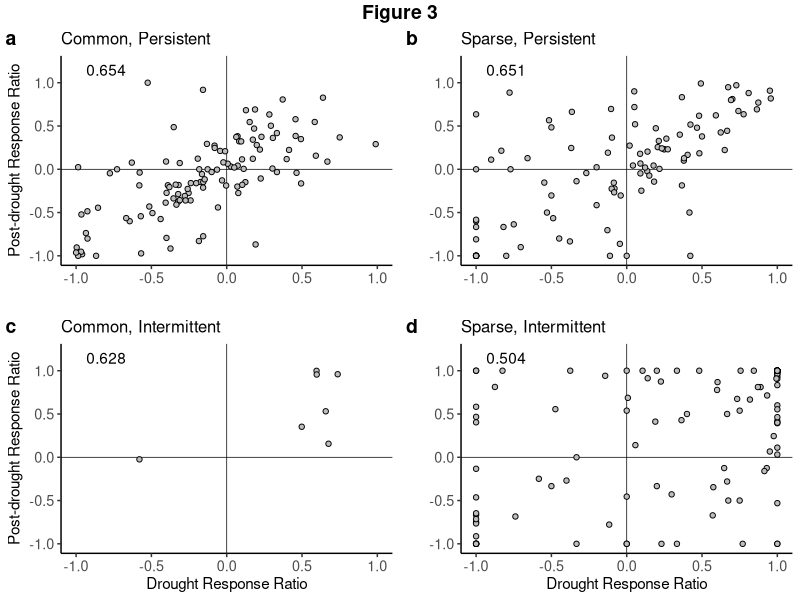
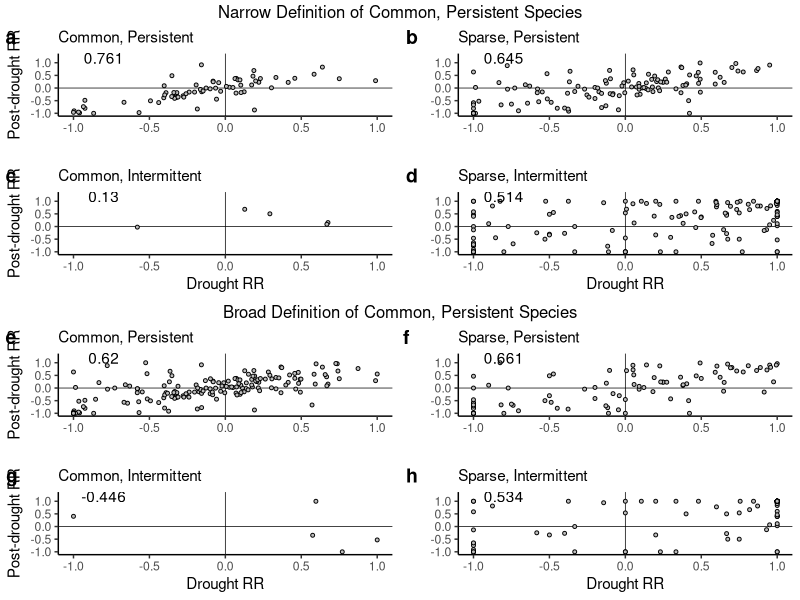

Reproduce these figures in R, in order.
# Header ####
## Script name: Categorization sensitivity analysis
##
##' Purpose of script: Plot species by their abundance typology, or combination
##' of spatial and temporal rarity. Figure 3 in Watkins et al. 2026. 
##' Additionally, explore whether moving the bounds of abundance typologies
##' changes the findings from Figure 3 (Figure S11).
##
## Author: Carmen Watkins
##

## Notes: abundance typology and rarity category may be used interchangeably 
## in this script.

# Set up ####
edge_RR = read.csv("data/edge_response_ratio_and_rarity.csv")

## load packages
library(tidyverse)
library(ggpubr)

## set up graphics
theme_set(theme_classic())

# Define Typologies ####
## Standard Defn ####
## as in Figure 3
edge_RR_cats = edge_RR %>%
  ## define rarity categories
  mutate(spatial = ifelse(spatial_rarity < 0.25, "Common (S)", "Sparse (S)"),
         temporal = ifelse(temporal_rarity < 0.5, "Persistent (T)", 
                           "Intermittent (T)"),
         rarity_2 = paste0(spatial, ", ", temporal),
         
         ## rearrange categories so they fall in a particular order
         rarity_2 = fct_relevel(rarity_2, "Common (S), Persistent (T)", 
                                "Sparse (S), Persistent (T)",  
                                "Common (S), Intermittent (T)", 
                                "Sparse (S), Intermittent (T)")) 

## calculate correlations between drought and post-drought response ratios
## for each abundance typology.
norm_corr = edge_RR_cats %>%
  ## filter NAs first
  filter(!is.na(resp.ratio.site_D4), !is.na(resp.ratio.site_PDfull)) %>%
  group_by(rarity_2) %>%
  ## calculate correlations
  summarise(corr_RR = cor(resp.ratio.site_D4, resp.ratio.site_PDfull),
            corr_RR = round(corr_RR, 3)) %>%
  
  ## set particular x & y values where label should be placed in Figure 3
  mutate(x = c(-0.8, -0.8, -0.8, -0.8), 
         y = c(1.15, 1.15, 1.15, 1.15))

## Narrow Def ####
## narrow definition of common/persistent species
## adjust abundance typology cut off values by -0.1
edge_RR_cats_narrow = edge_RR %>%
  
  ## define rarity categories
  mutate(spatial = ifelse(spatial_rarity < 0.15, "Common (S)", "Sparse (S)"),
         temporal = ifelse(temporal_rarity < 0.4, "Persistent (T)", 
                           "Intermittent (T)"),
         rarity_2 = paste0(spatial, ", ", temporal),
         
         ## rearrange categories so they fall in a particular order
         rarity_2 = fct_relevel(rarity_2, "Common (S), Persistent (T)", 
                                "Sparse (S), Persistent (T)",  
                                "Common (S), Intermittent (T)", 
                                "Sparse (S), Intermittent (T)"))

## calculate correlations between drought and post-drought response ratios
## for each abundance typology.
narrow_corr = edge_RR_cats_narrow %>%
  ## filter NAs
  filter(!is.na(resp.ratio.site_D4), !is.na(resp.ratio.site_PDfull)) %>%
  group_by(rarity_2) %>%
  ## calculate correlations
  summarise(corr_RR = cor(resp.ratio.site_D4, resp.ratio.site_PDfull),
            corr_RR = round(corr_RR, 3)) %>%
  ## set particular x & y values where label should be placed in Figure S11
  mutate(x = c(-0.8, -0.8, -0.8, -0.8),
         y = rep(1.2, 4))

## Broad Def ####
## broad definition of common/persistent species
## adjust abundance typology cut off values by +0.1
edge_RR_cats_broad = edge_RR %>%
  ## define rarity categories
  mutate(spatial = ifelse(spatial_rarity < 0.35, "Common (S)", "Sparse (S)"),
         temporal = ifelse(temporal_rarity < 0.6, "Persistent (T)", 
                           "Intermittent (T)"),
         rarity_2 = paste0(spatial, ", ", temporal),
         
         rarity_2 = fct_relevel(rarity_2, "Common (S), Persistent (T)", 
                                "Sparse (S), Persistent (T)",  
                                "Common (S), Intermittent (T)", 
                                "Sparse (S), Intermittent (T)"))

## calc correlations 
broad_corr = edge_RR_cats_broad %>%
  filter(!is.na(resp.ratio.site_D4), !is.na(resp.ratio.site_PDfull)) %>%
  group_by(rarity_2) %>%
  summarise(corr_RR = cor(resp.ratio.site_D4, resp.ratio.site_PDfull),
            corr_RR = round(corr_RR, 3))  %>%
  ## set particular x & y values where label should be placed in Figure S11
  mutate(x = c(-0.8, -0.8, -0.8, -0.8),
         y = rep(1.2, 4))


## arrange sites in order from high MAP to low MAP
edge_RR_cats$site = factor(edge_RR_cats$site, levels = c("KNZ", "HYS", "CHY", 
                                                         "SGS", "SBL", "SBK"))

edge_RR_cats_narrow$site = factor(edge_RR_cats_narrow$site, 
                               levels = c("KNZ", "HYS", "CHY", "SGS", 
                                          "SBL", "SBK"))

edge_RR_cats_broad$site = factor(edge_RR_cats_broad$site, 
                              levels = c("KNZ", "HYS", "CHY", "SGS", 
                                         "SBL", "SBK"))

# Figure 3 ####
a = edge_RR_cats %>%
  filter(rarity_2 == "Common (S), Persistent (T)") %>%
  ggplot(aes(x=resp.ratio.site_D4, y=resp.ratio.site_PDfull)) +
  geom_hline(yintercept = 0, color = "black", linewidth = 0.25) +
  geom_vline(xintercept = 0, color = "black", linewidth = 0.25) +
  geom_point(fill = "grey", colour = "black", size = 1.5, pch = 21) +
  xlab(" ") +
  ylab("Post-drought Response Ratio") +
  ggtitle("Common, Persistent") +
  theme(text = element_text(size = 13)) +
  theme(axis.title=element_text(size=11), 
        plot.title = element_text(size = 12)) +
  coord_cartesian(xlim = c(-1,1), ylim = c(-1,1.2)) +
  geom_text(data = norm_corr[norm_corr$rarity_2 == "Common (S), Persistent (T)",], mapping = aes(x = x, y = y, label = corr_RR))

b = edge_RR_cats %>%
  filter(rarity_2 == "Sparse (S), Persistent (T)") %>%
  ggplot(aes(x=resp.ratio.site_D4, y=resp.ratio.site_PDfull)) +
  geom_hline(yintercept = 0, color = "black", linewidth = 0.25) +
  geom_vline(xintercept = 0, color = "black", linewidth = 0.25) +
  geom_point(fill = "grey", colour = "black", size = 1.5, pch = 21) +
  xlab(" ") +
  ylab(" ") +
  ggtitle("Sparse, Persistent") +
  theme(text = element_text(size = 13)) +
  theme(axis.title=element_text(size=11), 
        plot.title = element_text(size = 12)) +
  coord_cartesian(xlim = c(-1,1), ylim = c(-1,1.2)) +
  geom_text(data = norm_corr[norm_corr$rarity_2 == "Sparse (S), Persistent (T)",], mapping = aes(x = x, y = y, label = corr_RR))

c = edge_RR_cats %>%
  filter(rarity_2 == "Common (S), Intermittent (T)") %>%
  ggplot(aes(x=resp.ratio.site_D4, y=resp.ratio.site_PDfull)) +
  geom_hline(yintercept = 0, color = "black", linewidth = 0.25) +
  geom_vline(xintercept = 0, color = "black", linewidth = 0.25) +
  geom_point(fill = "grey", colour = "black", size = 1.5, pch = 21) +
  xlab("Drought Response Ratio") +
  ylab("Post-drought Response Ratio") +
  ggtitle("Common, Intermittent") +
  theme(text = element_text(size = 13)) +
  theme(axis.title=element_text(size=11), 
        plot.title = element_text(size = 12)) +
  coord_cartesian(xlim = c(-1,1), ylim = c(-1,1.2)) +
  geom_text(data = norm_corr[norm_corr$rarity_2 == "Common (S), Intermittent (T)",], mapping = aes(x = x, y = y, label = corr_RR))

d = edge_RR_cats %>%
  filter(rarity_2 == "Sparse (S), Intermittent (T)") %>%
  ggplot(aes(x=resp.ratio.site_D4, y=resp.ratio.site_PDfull)) +
  geom_hline(yintercept = 0, color = "black", linewidth = 0.25) +
  geom_vline(xintercept = 0, color = "black", linewidth = 0.25) +
  geom_point(fill = "grey", colour = "black", size = 1.5, pch = 21) +
  xlab("Drought Response Ratio") +
  ylab(" ") +
  ggtitle("Sparse, Intermittent") +
  theme(text = element_text(size = 13)) +
  theme(axis.title=element_text(size=11), 
        plot.title = element_text(size = 12)) +
  coord_cartesian(xlim = c(-1,1), ylim = c(-1,1.2)) +
  geom_text(data = norm_corr[norm_corr$rarity_2 == "Sparse (S), Intermittent (T)",], mapping = aes(x = x, y = y, label = corr_RR))

plot = ggarrange(a, b, c, d, labels = "auto")

annotate_figure(plot, top = text_grob("Figure 3", 
                                      color = "black", face = "bold", size = 14))

## save official version
## ggsave("figures/final_figs/Fig3_DRR_v_PDRR.tiff", width = 13, height = 13.75, 
   ##   units = "cm", bg="white", dpi = 600)
       
# Figure S11 ####
## narrow ####
### panel version ####
al = edge_RR_cats_narrow %>%
  filter(rarity_2 == "Common (S), Persistent (T)") %>%
  ggplot(aes(x=resp.ratio.site_D4, y=resp.ratio.site_PDfull)) +
  geom_hline(yintercept = 0, color = "black", linewidth = 0.25) +
  geom_vline(xintercept = 0, color = "black", linewidth = 0.25) +
  geom_point(fill = "grey", colour = "black", size = 1, pch = 21) +
  xlab(" ") +
  ylab("Post-drought RR") +
  ggtitle("Common, Persistent") +
  theme(text = element_text(size = 11)) +
  theme(axis.title=element_text(size=11), 
        plot.title = element_text(size = 11)) +
  coord_cartesian(xlim = c(-1,1), ylim = c(-1,1.25)) +
  geom_text(data = narrow_corr[narrow_corr$rarity_2 == "Common (S), Persistent (T)",], 
            mapping = aes(x = x, y = y, label = corr_RR))

bl = edge_RR_cats_narrow %>%
  filter(rarity_2 == "Sparse (S), Persistent (T)") %>%
  ggplot(aes(x=resp.ratio.site_D4, y=resp.ratio.site_PDfull)) +
  geom_hline(yintercept = 0, color = "black", linewidth = 0.25) +
  geom_vline(xintercept = 0, color = "black", linewidth = 0.25) +
  geom_point(fill = "grey", colour = "black", size = 1, pch = 21) +
  xlab(" ") +
  ylab(" ") +
  ggtitle("Sparse, Persistent") +
  theme(text = element_text(size = 11)) +
  theme(axis.title=element_text(size=11), 
        plot.title = element_text(size = 11)) +
  coord_cartesian(xlim = c(-1,1), ylim = c(-1,1.25)) +
  geom_text(data = narrow_corr[narrow_corr$rarity_2 == "Sparse (S), Persistent (T)",],
            mapping = aes(x = x, y = y, label = corr_RR))

cl = edge_RR_cats_narrow %>%
  filter(rarity_2 == "Common (S), Intermittent (T)") %>%
  ggplot(aes(x=resp.ratio.site_D4, y=resp.ratio.site_PDfull)) +
  geom_hline(yintercept = 0, color = "black", linewidth = 0.25) +
  geom_vline(xintercept = 0, color = "black", linewidth = 0.25) +
  geom_point(fill = "grey", colour = "black", size = 1, pch = 21) +
  xlab("Drought RR") +
  ylab("Post-drought RR") +
  ggtitle("Common, Intermittent") +
  theme(text = element_text(size = 11)) +
  theme(axis.title=element_text(size=11), 
        plot.title = element_text(size = 11)) +
  coord_cartesian(xlim = c(-1,1), ylim = c(-1,1.25)) +
  geom_text(data = narrow_corr[narrow_corr$rarity_2 == "Common (S), Intermittent (T)",], 
            mapping = aes(x = x, y = y, label = corr_RR))

dl = edge_RR_cats_narrow %>%
  filter(rarity_2 == "Sparse (S), Intermittent (T)") %>%
  
  ggplot(aes(x=resp.ratio.site_D4, y=resp.ratio.site_PDfull)) +
  geom_hline(yintercept = 0, color = "black", linewidth = 0.25) +
  geom_vline(xintercept = 0, color = "black", linewidth = 0.25) +
  geom_point(fill = "grey", colour = "black", size = 1, pch = 21) +
  xlab("Drought RR") +
  ylab(" ") +
  ggtitle("Sparse, Intermittent") +
  theme(text = element_text(size = 11)) +
  theme(axis.title=element_text(size=11), 
        plot.title = element_text(size = 11)) +
  coord_cartesian(xlim = c(-1,1), ylim = c(-1,1.25)) +
  geom_text(data = narrow_corr[narrow_corr$rarity_2 == "Sparse (S), Intermittent (T)",],
            mapping = aes(x = x, y = y, label = corr_RR))

narrow = ggarrange(al, bl, cl, dl, labels = "auto")

## broad ####
### panel version ####
ab = edge_RR_cats_broad %>%
  filter(rarity_2 == "Common (S), Persistent (T)") %>%
  ggplot(aes(x=resp.ratio.site_D4, y=resp.ratio.site_PDfull)) +
  geom_hline(yintercept = 0, color = "black", linewidth = 0.25) +
  geom_vline(xintercept = 0, color = "black", linewidth = 0.25) +
  geom_point(fill = "grey", colour = "black", size = 1, pch = 21) +
  xlab(" ") +
  ylab("Post-drought RR") +
  ggtitle("Common, Persistent") +
  theme(text = element_text(size = 11)) +
  theme(axis.title=element_text(size=11), 
        plot.title = element_text(size = 11)) +
  coord_cartesian(xlim = c(-1,1), ylim = c(-1,1.25)) +
  geom_text(data = broad_corr[broad_corr$rarity_2 == "Common (S), Persistent (T)",], 
            mapping = aes(x = x, y = y, label = corr_RR))

bb = edge_RR_cats_broad %>%
  filter(rarity_2 == "Sparse (S), Persistent (T)") %>%
  ggplot(aes(x=resp.ratio.site_D4, y=resp.ratio.site_PDfull)) +
  geom_hline(yintercept = 0, color = "black", linewidth = 0.25) +
  geom_vline(xintercept = 0, color = "black", linewidth = 0.25) +
  geom_point(fill = "grey", colour = "black", size = 1, pch = 21) +
  xlab(" ") +
  ylab(" ") +
  ggtitle("Sparse, Persistent") +
  theme(text = element_text(size = 11)) +
  theme(axis.title=element_text(size=11), 
        plot.title = element_text(size = 11)) +
  coord_cartesian(xlim = c(-1,1), ylim = c(-1,1.25)) +
  geom_text(data = broad_corr[broad_corr$rarity_2 == "Sparse (S), Persistent (T)",],
            mapping = aes(x = x, y = y, label = corr_RR))

cb = edge_RR_cats_broad %>%
  filter(rarity_2 == "Common (S), Intermittent (T)") %>%
  ggplot(aes(x=resp.ratio.site_D4, y=resp.ratio.site_PDfull)) +
  geom_hline(yintercept = 0, color = "black", linewidth = 0.25) +
  geom_vline(xintercept = 0, color = "black", linewidth = 0.25) +
  geom_point(fill = "grey", colour = "black", size = 1, pch = 21) +
  xlab("Drought RR") +
  ylab("Post-drought RR") +
  ggtitle("Common, Intermittent") +
  theme(text = element_text(size = 11)) +
  theme(axis.title=element_text(size=11), 
        plot.title = element_text(size = 11)) +
  coord_cartesian(xlim = c(-1,1), ylim = c(-1,1.25)) +
  geom_text(data = broad_corr[broad_corr$rarity_2 == "Common (S), Intermittent (T)",], 
            mapping = aes(x = x, y = y, label = corr_RR))

db = edge_RR_cats_broad %>%
  filter(rarity_2 == "Sparse (S), Intermittent (T)") %>%
  ggplot(aes(x=resp.ratio.site_D4, y=resp.ratio.site_PDfull)) +
  geom_hline(yintercept = 0, color = "black", linewidth = 0.25) +
  geom_vline(xintercept = 0, color = "black", linewidth = 0.25) +
  geom_point(fill = "grey", colour = "black", size = 1, pch = 21) +
  xlab("Drought RR") +
  ylab(" ") +
  ggtitle("Sparse, Intermittent") +
  theme(text = element_text(size = 11)) +
  theme(axis.title=element_text(size=11), 
        plot.title = element_text(size = 11)) +
  coord_cartesian(xlim = c(-1,1), ylim = c(-1,1.25)) +
  geom_text(data = broad_corr[broad_corr$rarity_2 == "Sparse (S), Intermittent (T)",],
            mapping = aes(x = x, y = y, label = corr_RR))

broad = ggarrange(ab, bb, cb, db, labels = c("e", "f", "g", "h"))


narrow_title = annotate_figure(narrow, top = text_grob("Narrow Definition of Common, Persistent Species", 
                                      color = "black", size = 12))

broad_title = annotate_figure(broad, top = text_grob("Broad Definition of Common, Persistent Species", 
                                                       color = "black", size = 12))

ggarrange(narrow_title, broad_title, nrow = 2, ncol = 1)

## ggsave("figures/final_figs/supp_figs/FigS11_DRR_v_PDRR_sensitivity_analysis.png", 
   ##    width = 12, height = 21, unit = "cm")
